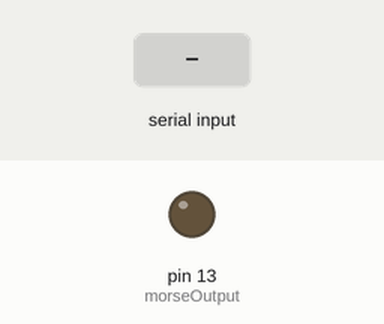
This sketch was run on a simulated Arduino Uno, built with avr-gcc and run on an emulated ATmega328P. Shown: output pins drawn as LEDs (lit = HIGH). Dashed ring = blinking. Inputs (shaded band) come from the test bench. What the sketch prints to the serial monitor is not drawn.

Above: at 1.2 s.
1.3 s: "1\n" received over Serial
At 1.72 s:
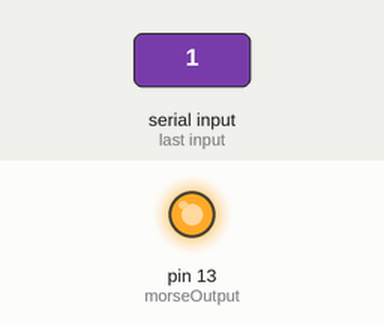
4.3 s: "0\n" received over Serial
At 6.8 s:
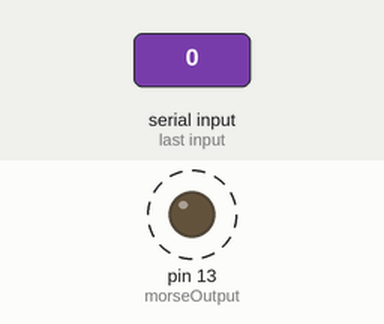
7.3 s: "2\n" received over Serial
At 9.5 s:
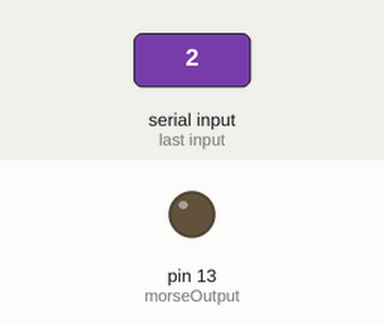
Timing chart, 0 to 11.0 s (numbered marks = the images above; inputs shaded):
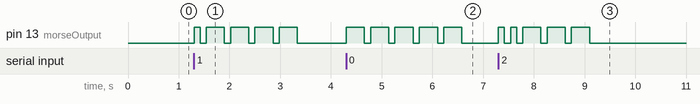

Measured:
- after the input at 1.3 s, pin 13 (morseOutput): LOW → HIGH at once, then repeats every 0.48 s: LOW 0.12 s, HIGH 0.36 s, until it stays LOW from 3.3 s
- after the input at 4.3 s, pin 13 (morseOutput): alternates HIGH for 0.36 s and LOW for 0.12 s, starting at once
- after the input at 7.3 s, pin 13 (morseOutput): goes HIGH 0.12 s, LOW 0.12 s, HIGH 0.12 s, 3 × (LOW 0.12 s, HIGH 0.36 s), then LOW, starting at once

The sketch:

serial_morse.ino
```cpp
// By James Taverne, 3/15/2013
// Morse Code Signaller for Arduino
// Connect led to pin 13 or use built-in led.
// Open Serial Monitor and select Newline from drop-down at bottom.
// Type in a  message and hit Send.
// Your message will flash on the led in Morse code.
// The letters and corresponding dots and dashes should be displayed on the serial monitor as well.


int incomingByte = 0;
int morseOutput = 13; //Pin for receiving Morse output - attach LED to this pin
int interval = 120;   //length of time for one dot - basic unit of measurement;  one interval occurs between each dot or dash; dash is equivalent to 3 dots; 7 dots between words

String alphabet = "abcdefghijklmnopqrstuvwxyz1234567890 ";
String ALPHABET = alphabet;

String morseCode[] = {
    ".-", // A
    "-...", // B
    "-.-.", // C
    "-..", // D
    ".", // E
    "..-.", // F
    "--.", // G
    "....", // H
    "..", // I
    ".---", // J
    "-.-", // K
    ".-..", // L
    "--", // M
    "-.", // N
    "---",  // O
    ".--.", // P
    "--.-", // Q
    ".-.", // R
    "...",  // S
    "-", // T
    "..-", // U
    "...-", // V
    ".--", // W
    "-..-", // X
    "-.--", // Y
    "--..", // Z
    ".----", // 1
    "..---", // 2
    "...--", // 3
    "....-", // 4
    ".....", // 5
    "-....", // 6
    "--...", // 7
    "---..", // 8
    "----.", // 9
    "-----", // 0
    " "   //space character
};

void setup() {

  Serial.begin(9600);
  pinMode(morseOutput, OUTPUT);

  ALPHABET.toUpperCase();

}

void loop() {
 if (Serial.available() > 0) {
    incomingByte = Serial.read();
    char c = (char) incomingByte;
    sendLetter(c);
 }

}

void sendLetter (char c) {
   int i;
   for (i = 0; i < alphabet.length(); i = i + 1) {
       if (alphabet[i] == c || ALPHABET[i] == c) {
           Serial.print(c);
           sendMorseCode(morseCode[i]);
           return;
       }
   }
   if (c == '\n')
      Serial.println();
}

void sendMorseCode (String tokens) {
   int i;
   for (i = 0; i < tokens.length(); i = i + 1) {
       switch (tokens[i]) {
           case '-':
               sendDash();
               break;
           case '.':
               sendDot();
               break;
           case ' ':
               sendEndOfWord();
               break;
       }
   }
   morseOutputOff(2);
   Serial.print(" ");
}

void sendEndOfWord() {
   morseOutputOff(4);
   Serial.print("  ");
}

//basic functions - Morse code concepts
void sendDot() {
   morseOutputOn(1);
   morseOutputOff(1);
   Serial.print(".");
}
void sendDash() {
   morseOutputOn(3);
   morseOutputOff(1);
   Serial.print("-");
}


//Low level functions - how the actions are accomplished
// n = number of intervals
// interval is a fixed length of time determined at start, for example 200 milliseconds
void morseOutputOn (int n) {
//   example: morseOutputOn(1) means turn output on and keep it on for 1 interval
//            morseOutputOn(3) means turn output on and keep it on for 3 intervals
//
   digitalWrite(morseOutput, HIGH);
   delay(n * interval);
}

void morseOutputOff (int n) {
   digitalWrite(morseOutput, LOW);
   delay(n * interval);
}
```
